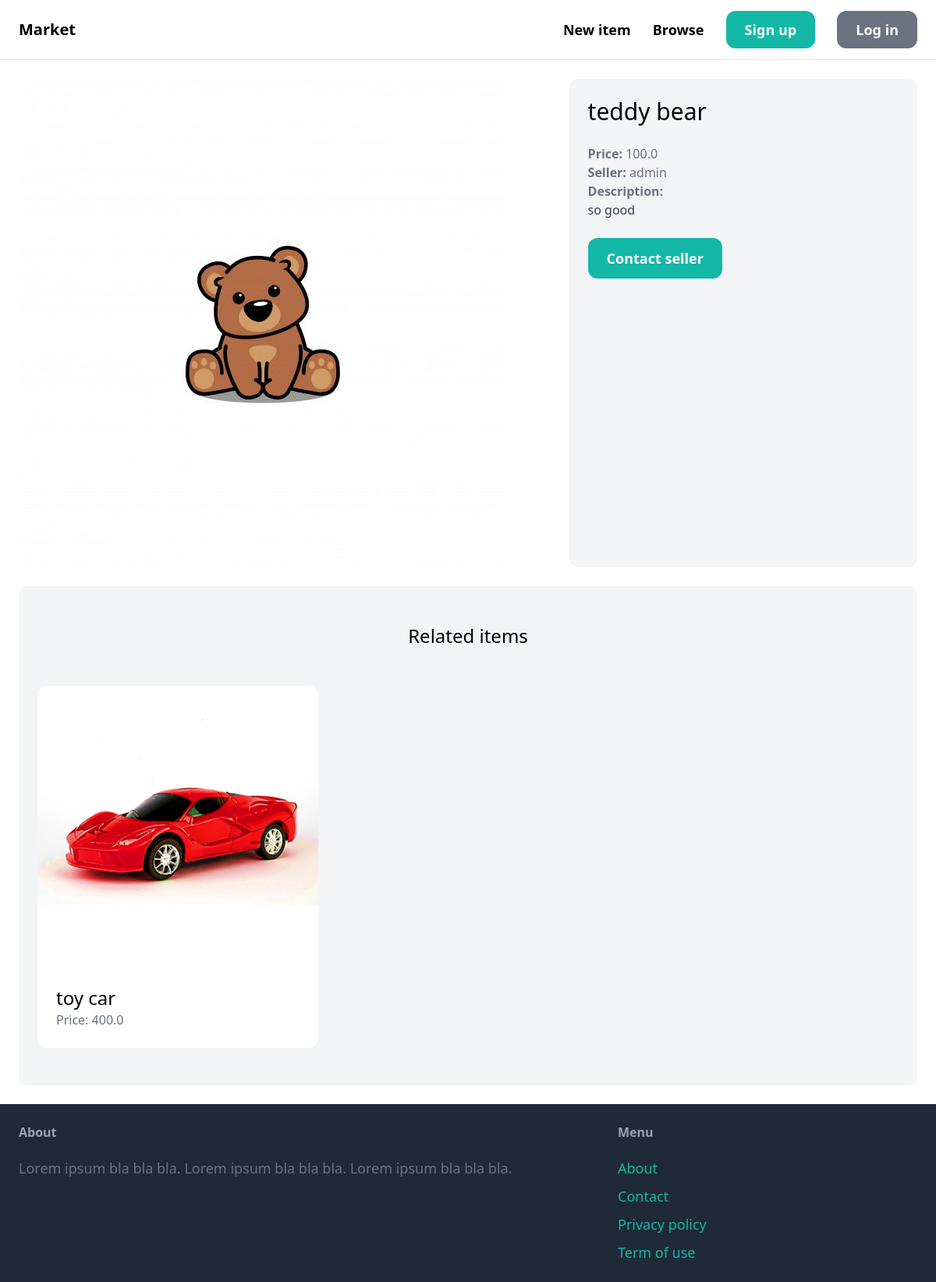
Page /items/1/ on the committed database.
### item/models.py (models this page shows, shortened)
class Item(models.Model):
    category = models.ForeignKey(Category, related_name='items', on_delete=models.CASCADE)
    name = models.CharField(max_length=255)
    description = models.TextField(blank=True, null=True)
    price = models.FloatField()
    image = models.ImageField(upload_to='item_images', blank=True, null=True)
    is_sold = models.BooleanField(default=False)
    created_by = models.ForeignKey(User, related_name='items', on_delete=models.CASCADE)
    created_at = models.DateTimeField(auto_now_add=True)

### item/views.py (the view)
# urls.py: path('<int:pk>/', views.detail, name='detail'),
def detail(request, pk):
    item = get_object_or_404(Item, pk=pk)
    related_items = Item.objects.filter(category=item.category, is_sold=False).exclude(pk=pk)[0:3]#0:3] means we want to show 3 items from the list of related items that we have filtered
    return render(request, 'item/detail.html', {
        'item': item,
        'related_items': related_items
    })

### item/templates/item/detail.html (shortened to what this page needs)
{% extends 'core/base.html' %}
{% block content %}
<div class="grid grid-cols-5 gap-6">
    <div class="col-span-3">
        <img src="{{ item.image.url }}" class="rounded-xl">
    </div>
    <div class="col-span-2 p-6 bg-gray-100 rounded-xl">
        <h1 class="mb-6 text-3xl">{{ item.name }}</h1>
        <p class="text-gray-500"><strong>Price: </strong>{{ item.price }}</p>
        <p class="text-gray-500"><strong>Seller: </strong>{{ item.created_by.username }}</p>
        {% if item.description %}
        <p class="text-gray-700">
            <strong class="text-gray-500">Description:</strong><br>
            {{ item.description }}
        </p>
    {% endif %}
    <a href="#" class="inline-block mt-6 px-6 py-3 text-lg font-semibold bg-teal-500 text-white rounded-xl hover:bg-teal-700">Contact seller</a>
        </div>
</div>
<div class="mt-6 px-6 py-12 bg-gray-100 rounded-xl">
    <h2 class="mb-12 text-2xl text-center">Related items</h2>
    <div class="grid grid-cols-3 gap-3">
        {% for item in related_items %}
            <div>
                <a href="{% url 'item:detail' item.id %}">
                    <div>
                        <img src="{{ item.image.url }}" class="rounded-t-xl">
                    </div>
                    <div class="p-6 bg-white rounded-b-xl">
                        <h2 class="text-2xl">{{ item.name }}</h2>
                        <p class="text-gray-500">Price: {{ item.price }}</p>
                    </div>
                </a>
            </div>
        {% endfor %}
    </div>
</div>
{% endblock %}

### rows in the picture
Item: image (picture), name "teddy bear", price "100.0", created_by.username "admin", description "so good"
Item: image (picture), name "toy car", price "400.0"
